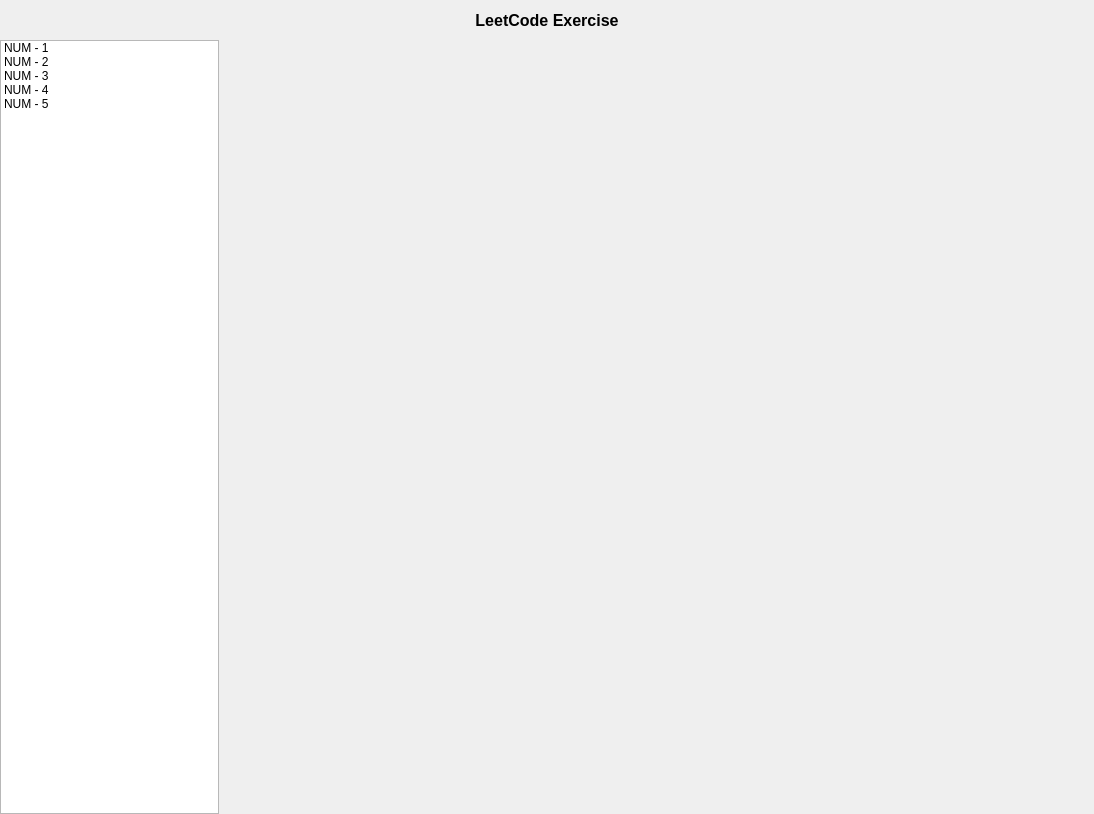
<?xml version="1.0" encoding="UTF-8"?>
<ui version="4.0">
 <class>MiscellaneousAlgorithmLeetCode</class>
 <widget class="QWidget" name="MiscellaneousAlgorithmLeetCode">
  <property name="geometry">
   <rect>
    <x>0</x>
    <y>0</y>
    <width>1094</width>
    <height>814</height>
   </rect>
  </property>
  <property name="windowTitle">
   <string>MiscellaneousAlgorithmLeetCode</string>
  </property>
  <layout class="QVBoxLayout" name="verticalLayout">
   <property name="spacing">
    <number>0</number>
   </property>
   <property name="leftMargin">
    <number>0</number>
   </property>
   <property name="topMargin">
    <number>0</number>
   </property>
   <property name="rightMargin">
    <number>0</number>
   </property>
   <property name="bottomMargin">
    <number>0</number>
   </property>
   <item>
    <widget class="QLabel" name="lbTitle">
     <property name="minimumSize">
      <size>
       <width>0</width>
       <height>40</height>
      </size>
     </property>
     <property name="font">
      <font>
       <pointsize>12</pointsize>
       <weight>75</weight>
       <bold>true</bold>
      </font>
     </property>
     <property name="text">
      <string>LeetCode Exercise</string>
     </property>
     <property name="alignment">
      <set>Qt::AlignCenter</set>
     </property>
    </widget>
   </item>
   <item>
    <layout class="QHBoxLayout" name="horizontalLayout" stretch="2,8">
     <property name="spacing">
      <number>0</number>
     </property>
     <property name="sizeConstraint">
      <enum>QLayout::SetMaximumSize</enum>
     </property>
     <item>
      <widget class="QListWidget" name="lwSubjects">
       <item>
        <property name="text">
         <string>NUM - 1</string>
        </property>
       </item>
       <item>
        <property name="text">
         <string>NUM - 2</string>
        </property>
       </item>
       <item>
        <property name="text">
         <string>NUM - 3</string>
        </property>
       </item>
       <item>
        <property name="text">
         <string>NUM - 4</string>
        </property>
       </item>
       <item>
        <property name="text">
         <string>NUM - 5</string>
        </property>
       </item>
      </widget>
     </item>
     <item>
      <widget class="QPlainTextEdit" name="teSubject">
       <property name="styleSheet">
        <string notr="true">QPlainTextEdit
{
	background-color: transparent;
}</string>
       </property>
       <property name="horizontalScrollBarPolicy">
        <enum>Qt::ScrollBarAsNeeded</enum>
       </property>
       <property name="readOnly">
        <bool>true</bool>
       </property>
      </widget>
     </item>
    </layout>
   </item>
  </layout>
 </widget>
 <layoutdefault spacing="6" margin="11"/>
 <resources/>
 <connections/>
</ui>
